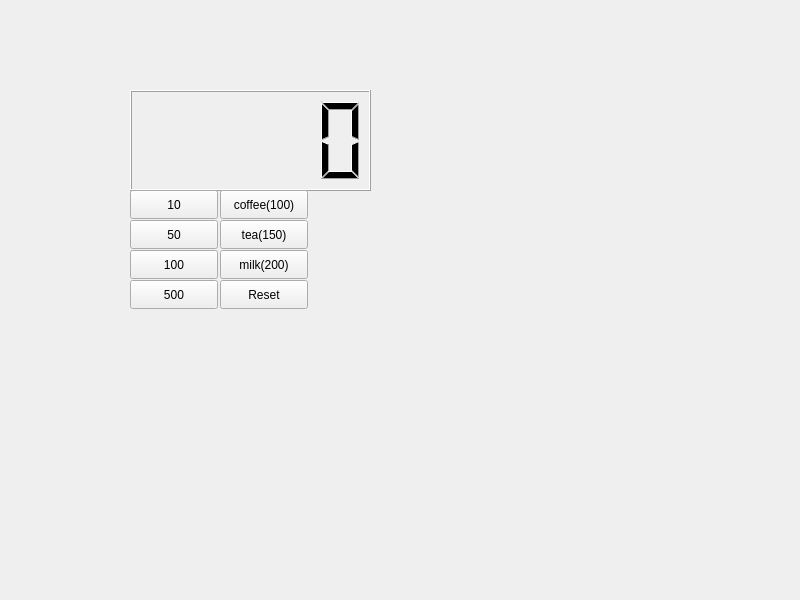
<?xml version="1.0" encoding="UTF-8"?>
<ui version="4.0">
 <class>Widget</class>
 <widget class="QWidget" name="Widget">
  <property name="geometry">
   <rect>
    <x>0</x>
    <y>0</y>
    <width>800</width>
    <height>600</height>
   </rect>
  </property>
  <property name="windowTitle">
   <string>Widget</string>
  </property>
  <widget class="QLCDNumber" name="lcdNumber">
   <property name="geometry">
    <rect>
     <x>130</x>
     <y>90</y>
     <width>241</width>
     <height>101</height>
    </rect>
   </property>
  </widget>
  <widget class="QPushButton" name="pb10">
   <property name="geometry">
    <rect>
     <x>130</x>
     <y>190</y>
     <width>88</width>
     <height>29</height>
    </rect>
   </property>
   <property name="text">
    <string>10</string>
   </property>
  </widget>
  <widget class="QPushButton" name="pb50">
   <property name="geometry">
    <rect>
     <x>130</x>
     <y>220</y>
     <width>88</width>
     <height>29</height>
    </rect>
   </property>
   <property name="text">
    <string>50</string>
   </property>
  </widget>
  <widget class="QPushButton" name="pb100">
   <property name="geometry">
    <rect>
     <x>130</x>
     <y>250</y>
     <width>88</width>
     <height>29</height>
    </rect>
   </property>
   <property name="text">
    <string>100</string>
   </property>
  </widget>
  <widget class="QPushButton" name="pb500">
   <property name="geometry">
    <rect>
     <x>130</x>
     <y>280</y>
     <width>88</width>
     <height>29</height>
    </rect>
   </property>
   <property name="text">
    <string>500</string>
   </property>
  </widget>
  <widget class="QPushButton" name="pbcoffee">
   <property name="geometry">
    <rect>
     <x>220</x>
     <y>190</y>
     <width>88</width>
     <height>29</height>
    </rect>
   </property>
   <property name="text">
    <string>coffee(100)</string>
   </property>
  </widget>
  <widget class="QPushButton" name="pbtea">
   <property name="geometry">
    <rect>
     <x>220</x>
     <y>220</y>
     <width>88</width>
     <height>29</height>
    </rect>
   </property>
   <property name="text">
    <string>tea(150)</string>
   </property>
  </widget>
  <widget class="QPushButton" name="pbmilk">
   <property name="geometry">
    <rect>
     <x>220</x>
     <y>250</y>
     <width>88</width>
     <height>29</height>
    </rect>
   </property>
   <property name="text">
    <string>milk(200)</string>
   </property>
  </widget>
  <widget class="QPushButton" name="pbReset">
   <property name="geometry">
    <rect>
     <x>220</x>
     <y>280</y>
     <width>88</width>
     <height>29</height>
    </rect>
   </property>
   <property name="text">
    <string>Reset</string>
   </property>
  </widget>
 </widget>
 <resources/>
 <connections/>
</ui>
